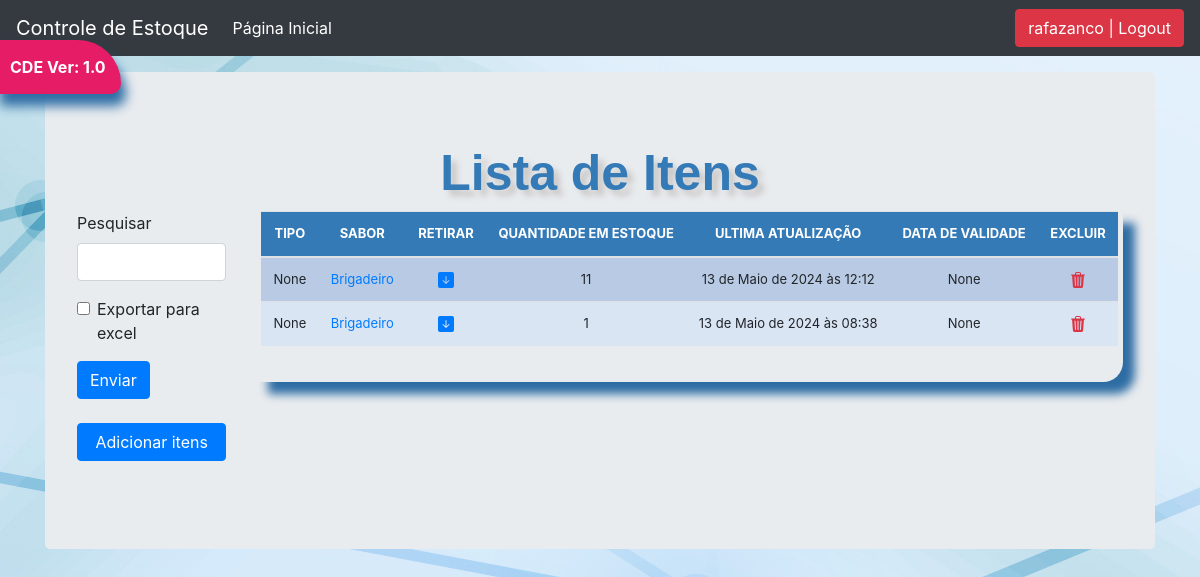
The app's page /list_items/ (signed in) with its own data.
### stockmgmgt/models.py (models this page shows, shortened)
class Stock(models.Model):
	category = models.CharField(max_length=50, blank=True, null=True, choices=category_choice)
	item_name = models.CharField(max_length=50, blank=True, null=True)
	quantity = models.IntegerField(default='0', blank=False, null=True)
	receive_quantity = models.IntegerField(default='0', blank=True, null=True)
	receive_by = models.CharField(max_length=50, blank=True, null=True)
	issue_quantity = models.IntegerField(default='0', blank=True, null=True)
	issue_by = models.CharField(max_length=50, blank=True, null=True)
	issue_to = models.CharField(max_length=50, blank=True, null=True)
	phone_number = models.CharField(max_length=50, blank=True, null=True)
	created_by = models.CharField(max_length=50, blank=True, null=True)
	reorder_level = models.IntegerField(default='0', blank=True, null=True)
	last_updated = models.DateTimeField(auto_now_add=False, auto_now=True)
	expiration_date = models.DateField(blank=True, null=True)  # Adicionando o campo da data de validade

### stockmgmgt/views.py (the view, shortened to what this page needs)
# urls.py: path('list_items/', views.list_items, name='list_items'),
@login_required
def list_items(request):
	header = 'Lista de Itens'
	form = StockSearchForm(request.POST or None)
	queryset = Stock.objects.all()
	context = {
		"header": header,
		"queryset": queryset,
		"form":form,
	}
	return render(request, "list_items.html", context)

### stockmgmgt/forms.py
class StockSearchForm(forms.ModelForm):
	Exportar_para_EXCEL = forms.BooleanField(required=False)
	class Meta:
		model = Stock
		fields = ['item_name']
		labels = {'item_name': 'Pesquisar',
        }

### stockmgmgt/templates/list_items.html (shortened to what this page needs)
{% load static %}
{% load crispy_forms_filters %}
<!DOCTYPE html>
<html lang="en">
<head>
    <link href="{% static 'js/jquery-ui-1.13.3/jquery-ui.min.css' %}" rel="stylesheet">
    <link href="{% static 'js/jquery-ui-1.13.3/jquery-ui.structure.min.css' %}" rel="stylesheet">
    <link href="{% static 'js/jquery-ui-1.13.3/jquery-ui.theme.min.css' %}" rel="stylesheet">
    <link href="{% static 'css/stylesheet.css' %}" rel="stylesheet">
    <link href="{% static 'css/bootstrap.min.css' %}" rel="stylesheet">
    <link href="{% static 'css/navbar-top-fixed.css' %}" rel="stylesheet">
</head>
<body>
    {% include 'navbar.html' %}
    <main role="main" class="container">
        <div class="jumbotron">
            <div class="header">{{ header }}</div>
            <div class="row">
                <div class="col-sm-2">
                    <form method='POST' action=''>{% csrf_token %}
                        {{ form|crispy }}
                        <input class="btn btn-primary small-button" type="submit" value='Enviar'/>
                    </form>
                    <br>
                    <a href="/add_items"><div class="btn btn-primary mybutton ">Adicionar itens</div></a><br><br>
                </div>
                <br>
                <div class="col-sm-10">
                    <div class="display_table">
                        <table class='table'>
                            <thead>
                                <tr>
                                    <th>TIPO</th>
                                    <th>SABOR</th>
                                    <th>RETIRAR</th>
                                    <th>QUANTIDADE EM ESTOQUE</th>
                                    <th>ULTIMA ATUALIZAÇÃO</th>
                                    <th>DATA DE VALIDADE</th>
                                    <th>EXCLUIR</th>
                                </tr>
                            </thead>
                            {% for instance in queryset %}
                            <tr>
                                <td>{{ instance.category }}</td>
                                <td><a href="{% url 'update_items' instance.id %}">{{ instance.item_name }}</a></td>
                                <td>
                                    {% if instance.quantity <= instance.reorder_level %}
                                    <div style="background-color: orange;">
                                        {{ instance.quantity }}
                                    </div>
                                    {% else %}
                                        <a href="{% url 'stock_detail' instance.id %}"></a>
                                    {% endif %}
                                </td>
                                <td>
                                    {% if instance.quantity <= instance.reorder_level %}
                                    <div style="background-color: orange;">
                                        {{ instance.quantity }}
                                    </div>
                                    {% else %}
                                        {{ instance.quantity }}
                                    {% endif %}
                                </td>
                                <td>{{ instance.last_updated }}</td>
                                <td>{{ instance.expiration_date }}</td>
                                <td><a href="{% url 'delete_items' instance.id %}"></a></td>
                            </tr>
                            {% endfor %}
                        </table>
                    </div>
                </div>
            </div>
        </div>
    </main>
</body>
</html>

### stockmgmgt/templates/navbar.html (shortened to what this page needs)
<nav class="navbar navbar-expand-md navbar-dark fixed-top bg-dark">
    <a class="navbar-brand" href="/">Controle de Estoque</a>
    <div class="collapse navbar-collapse" id="navbarCollapse">
        <ul class="navbar-nav mr-auto">
            <li class="nav-item active">
                <a class="nav-link" href="/">Página Inicial <span class="sr-only">(current)</span></a>
            </li>
        </ul>
        <ul class="navbar-nav">
            {% if request.user.is_authenticated %}
            <li>
                <form action="{% url 'logout' %}" method="post">
                    <button type="submit" class="btn btn-danger">{{ user }} | Logout</button>
                </form>
            </li>
            {% else %}
            <li><a href="{% url 'login' %}">Login</a></li>
            {% endif %}
        </ul>
    </div>
</nav>
<a href="#">
    <div id="version-display" data-toggle="modal" data-target="#myModal">CDE Ver: 1.0</div>
</a>

### stockmgmgt/static/css/stylesheet.css (style rules this page uses)
body { background-color: #AED6F1; background-image: url("../img/fnd.jpg"); }
.table { font-size: 13px; text-align: center; width: 95%; margin: auto; }
.mybutton { width: 100%; }
.small-button { font-size: 12px; padding: 5px 10px; }
.table tr:nth-child(odd) { background: #B8CAE4; }
.table tr:nth-child(even) { background: #dae5f4; }
th { background-color: #337ab7; color: white; }
.display_table { border-bottom-right-radius: 20px; padding-left: 5px; padding-right: 5px; padding-bottom: 20px; box-shadow: 12px 12px 10px #2e6da4; }
.header { font-family: helvetica; color: #337ab7; font-size: 50px; text-align: center; width: 100%; text-shadow: 6px 6px 6px #c9c6c6; display: block; font-weight: bolder; }
#version-display { background-color: #e61c66; color: white; box-shadow: 5px 12px 12px #2e6da4; text-align: center; display: inline; font-weight: bolder; padding: 15px; position: fixed; top: 40px; left: -5px; z-index: 3000; border-top-right-radius: 80px; border-bottom-right-radius: 20px; }

### stockmgmgt/static/css/navbar-top-fixed.css (style rules this page uses)
body { min-height: 75rem; padding-top: 4.5rem; }

### records on screen
Stock: category "None", item_name "Brigadeiro", reorder_level 0 (drawn), quantity "11", last_updated "13 de Maio de 2024 às 12:12", expiration_date "None"
Stock: category "None", item_name "Brigadeiro", reorder_level 0 (drawn), quantity "1", last_updated "13 de Maio de 2024 às 08:38", expiration_date "None"

### other values on screen
{{ user }} "rafazanco"
{{ header }} "Lista de Itens"
